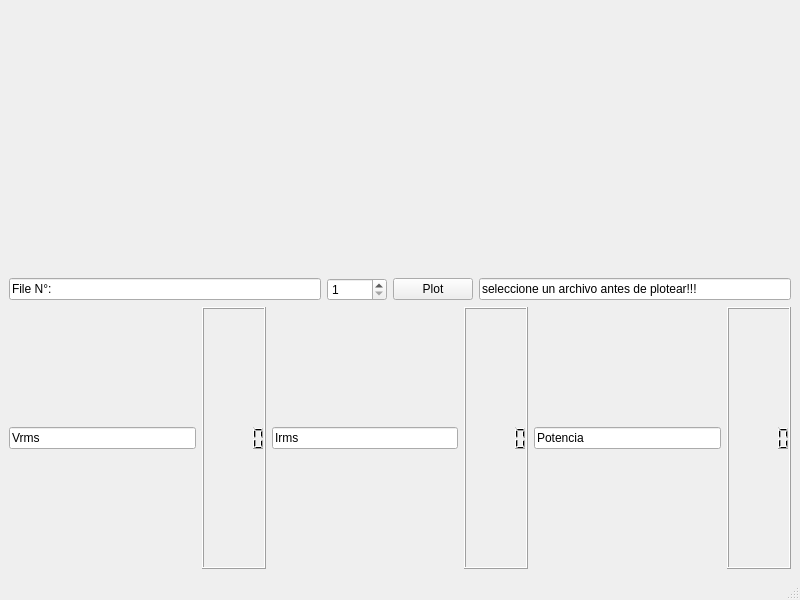
<?xml version="1.0" encoding="UTF-8"?>
<ui version="4.0">
 <class>MainWindow</class>
 <widget class="QMainWindow" name="MainWindow">
  <property name="geometry">
   <rect>
    <x>0</x>
    <y>0</y>
    <width>800</width>
    <height>600</height>
   </rect>
  </property>
  <property name="windowTitle">
   <string>MainWindow</string>
  </property>
  <widget class="QWidget" name="centralwidget">
   <layout class="QGridLayout" name="gridLayout">
    <item row="0" column="0">
     <widget class="QCustomPlot" name="plotter" native="true"/>
    </item>
    <item row="1" column="0">
     <layout class="QHBoxLayout" name="horizontalLayout">
      <item>
       <widget class="QLineEdit" name="lineEdit">
        <property name="text">
         <string>File N°:</string>
        </property>
        <property name="readOnly">
         <bool>true</bool>
        </property>
       </widget>
      </item>
      <item>
       <widget class="QSpinBox" name="File_selection">
        <property name="sizePolicy">
         <sizepolicy hsizetype="Minimum" vsizetype="Fixed">
          <horstretch>0</horstretch>
          <verstretch>0</verstretch>
         </sizepolicy>
        </property>
        <property name="minimumSize">
         <size>
          <width>60</width>
          <height>0</height>
         </size>
        </property>
        <property name="minimum">
         <number>1</number>
        </property>
        <property name="maximum">
         <number>5</number>
        </property>
       </widget>
      </item>
      <item>
       <widget class="QPushButton" name="run_plot">
        <property name="text">
         <string>Plot</string>
        </property>
       </widget>
      </item>
      <item>
       <widget class="QLineEdit" name="lineEdit_2">
        <property name="minimumSize">
         <size>
          <width>120</width>
          <height>0</height>
         </size>
        </property>
        <property name="text">
         <string>seleccione un archivo antes de plotear!!!</string>
        </property>
        <property name="readOnly">
         <bool>true</bool>
        </property>
       </widget>
      </item>
     </layout>
    </item>
    <item row="2" column="0">
     <layout class="QHBoxLayout" name="horizontalLayout_2">
      <item>
       <widget class="QLineEdit" name="lineEdit_3">
        <property name="text">
         <string>Vrms</string>
        </property>
        <property name="readOnly">
         <bool>true</bool>
        </property>
       </widget>
      </item>
      <item>
       <widget class="QLCDNumber" name="Vrms"/>
      </item>
      <item>
       <widget class="QLineEdit" name="lineEdit_4">
        <property name="text">
         <string>Irms</string>
        </property>
        <property name="readOnly">
         <bool>true</bool>
        </property>
       </widget>
      </item>
      <item>
       <widget class="QLCDNumber" name="Irms"/>
      </item>
      <item>
       <widget class="QLineEdit" name="lineEdit_5">
        <property name="text">
         <string>Potencia</string>
        </property>
        <property name="readOnly">
         <bool>true</bool>
        </property>
       </widget>
      </item>
      <item>
       <widget class="QLCDNumber" name="Potencia"/>
      </item>
     </layout>
    </item>
   </layout>
  </widget>
  <widget class="QMenuBar" name="menubar">
   <property name="geometry">
    <rect>
     <x>0</x>
     <y>0</y>
     <width>800</width>
     <height>21</height>
    </rect>
   </property>
  </widget>
  <widget class="QStatusBar" name="statusbar"/>
 </widget>
 <customwidgets>
  <customwidget>
   <class>QCustomPlot</class>
   <extends>QWidget</extends>
   <header location="global">qcustomplot.h</header>
   <container>1</container>
  </customwidget>
 </customwidgets>
 <resources/>
 <connections/>
</ui>
